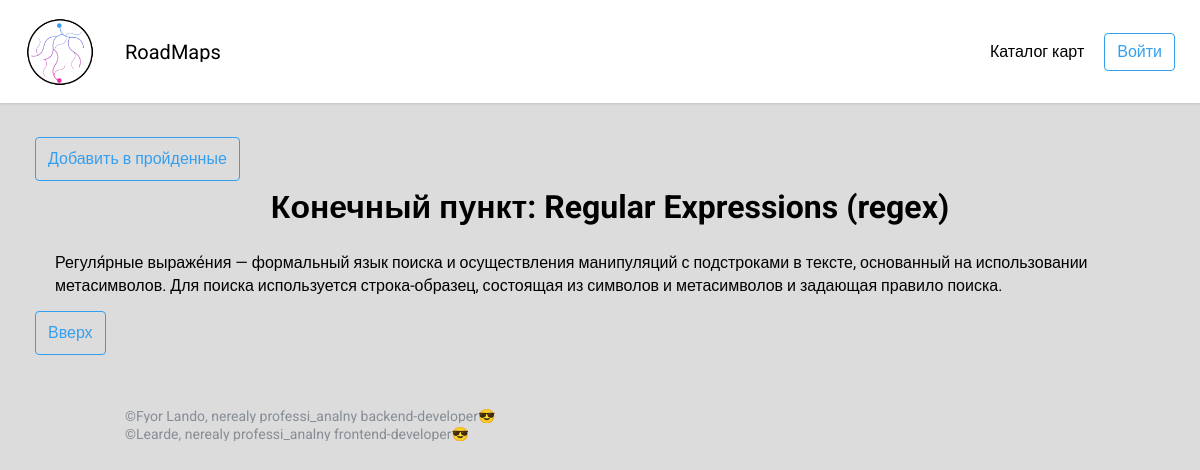
The page /RoadMap/endnode.php?id=1&parid=25 on the database its author committed.
### tables this page shows
CREATE TABLE `nodeslist` (
  `ID` int(11) NOT NULL,
  `ParentID` int(11) NOT NULL,
  `RoadMapID` int(11) NOT NULL,
  `Type` char(1) NOT NULL,
  `Title` tinytext NOT NULL,
  `Description` longtext NOT NULL
);

### data/RoadMaps.php (called while the page is built, shortened)
<?php
class RoadMaps
{
    public static function GetAllRoadMaps()
    {
        $AllRoadMaps = [];
        $link = mysqli_connect(DBConfiguration::$host, DBConfiguration::$user, DBConfiguration::$password, "roadmapproject", DBConfiguration::$port);
        $sql = 'SELECT * FROM `roadmapslist`';
        $roadmaps = mysqli_query($link, $sql);
        $nodes = self::GetAllNodes();
        $CountRowsRoadMaps = mysqli_num_rows($roadmaps);
        $CountRowsNodes = count($nodes);
        for ($i = 0; $i < $CountRowsRoadMaps; $i++) {
            $MapRow = mysqli_fetch_row($roadmaps);
            $CurrRoadMap = new FullRoadMap($MapRow[0], $MapRow[1], $MapRow[2], array(), $MapRow[3], $MapRow[4], $MapRow[5]);
            for ($j = 0; $j < $CountRowsNodes; $j++) {
                $CurrNode = new RoadMapNode($nodes[$j]->ID, $nodes[$j]->ParentID, $nodes[$j]->RoadMapID, $nodes[$j]->Type, $nodes[$j]->Title, $nodes[$j]->LongDesc);
                if ($CurrNode->RoadMapID == $CurrRoadMap->ID) {
                    array_push($CurrRoadMap->Nodes, $CurrNode);
                }
            }
            array_push($AllRoadMaps, $CurrRoadMap);
        }
        return $AllRoadMaps;
    }
    public static function GetRoadMapByID($ID){
        $all = self::GetAllRoadMaps();
        foreach ($all as $map){
            if ($map->ID == $ID){
                return $map;
            }
        }
    }
    public static function GetAllNodes()
    {
        $AllNodes = [];
        $link = mysqli_connect(DBConfiguration::$host, DBConfiguration::$user, DBConfiguration::$password, "roadmapproject", DBConfiguration::$port);
        $sql = 'SELECT * FROM `nodeslist`';
        $nodes = mysqli_query($link, $sql);
        $CountRowsNodes = mysqli_num_rows($nodes);
        for ($j = 0; $j < $CountRowsNodes; $j++) {
            $NodeRow = mysqli_fetch_row($nodes);
            $CurrNode = new RoadMapNode($NodeRow[0], $NodeRow[1], $NodeRow[2], $NodeRow[3], $NodeRow[4], $NodeRow[5]);
            array_push($AllNodes, $CurrNode);
        }
        return $AllNodes;
    }
}

### models/RoadMapNode.php (called while the page is built, shortened)
<?php
class RoadMapNode{
    public function __construct($id, $ParentID, $RoadMapID, $Type, $Title, $LongDesc){
        $this->ID = $id;
        $this->ParentID = $ParentID;
        $this->RoadMapID = $RoadMapID;
        $this->Type = $Type;
        $this->Title = $Title;
        $this->LongDesc = $LongDesc;
    }
}

### models/FullRoadMap.php (called while the page is built, shortened)
<?php
class FullRoadMap{
    public $Nodes;
    public function __construct($id, $name, $categoryId, $nodes, $isPopular, $ShortDesc, $LongDesc)
    {
            $this->ID = $id;
            $this->Nodes = $nodes;
    }
    public function GetNodeByID($id)
    {
        foreach ($this->Nodes as $node){
            if ($node->ID == $id){
                return $node;
            }
        }
        return null;
    }
}

### RoadMap/endnode.php (the view, shortened to what this page needs)
<?php
$RoadMap = RoadMaps::GetRoadMapByID($_GET['id']);
$User = $_SESSION["user"];
$ParentID = $_GET['parid'];
?>
    <!DOCTYPE html>
    <html lang="ru">
    <body>
    <main class="main">
        <div class="main__wrapper wrapper">
            <?
            $parent = $RoadMap->GetNodeByID($ParentID);
            if ($_SESSION["user"] && in_array($parent->ID, $User->CompletedNodes)){
                echo '<br><a class="nav__link nav__link--signup" href="/RoadMap/EndNodeActions.php?id=' . $RoadMap->ID . '&parid=' . $parent->ID . '&act=del">Убрать из пройденных</a><br>';
                echo '<h2 align="center" class="roadmap__heading">Конечный пункт (пройдено): ' . $parent->Title . '</h2>';
            }
            else{
                echo '<br><a class="nav__link nav__link--signup" href="/RoadMap/EndNodeActions.php?id=' . $RoadMap->ID . '&parid=' . $parent->ID . '&act=add">Добавить в пройденные</a><br>';
                echo '<h2 align="center" class="roadmap__heading">Конечный пункт: ' . $parent->Title . '</h2>';
            }
            echo '<br><p class="roadmap__text">'.$parent->LongDesc.'</p>';
            echo '<br><a class="nav__link nav__link--signup" href="/RoadMap/showlayer.php?id=' . $RoadMap->ID . '&parid='. $parent->ParentID . '">Вверх</a>';
            ?>
        </div>
    </main>
    </body>
    </html><?php

### styles/base/general.css (style rules this page uses)
* { font-family: Roboto, Arial, sans-serif !important; box-sizing: border-box; overflow-x: hidden; line-height: 1.4; }
a:link, a:visited { color: inherit; text-decoration: none; }
html { font-size: 10px; }
body { background: #DCDCDC; }

### components/wrapper/wrapper.css (style rules this page uses)
.wrapper { max-width: 140rem; margin: 0 auto; box-sizing: border-box; padding: 0 2.5rem; }

### components/nav/nav.css (style rules this page uses)
.nav__link:link { font-size: 1.6rem; }
.nav__link { padding: .8rem 1rem; }
.nav__link--signup { border: 1px solid #359FEF; display: inline-block; padding: 1rem 1.2rem; color: #359FEF !important; border-radius: 4px; margin-left: 1rem; transition: .28s; }
.nav__link--signup:link { text-decoration: none; }

### components/main/main.css (style rules this page uses)
.main { margin-top: 2rem; margin-bottom: 5rem; }

### components/roadmap/roadmap.css (style rules this page uses)
.roadmap__heading { padding-left: 2rem; font-size: 3.2rem; font-weight: 700; margin-bottom: .8rem; }
.roadmap__text { padding-left: 1.5rem; font-size: 1.6rem; margin-left: 1.5rem; }
* { box-sizing: border-box; }

### rows shown on the page
nodeslist: Title "Regular Expressions (regex)", Description "Регуля́рные выраже́ния — формальный язык поиска и осуществления манипуляций с подстроками в тексте, основанный на использовании метасимволов. Для поиска используется строка-образец, состоящая из символов и метасимволов и задающая правило поиска."
